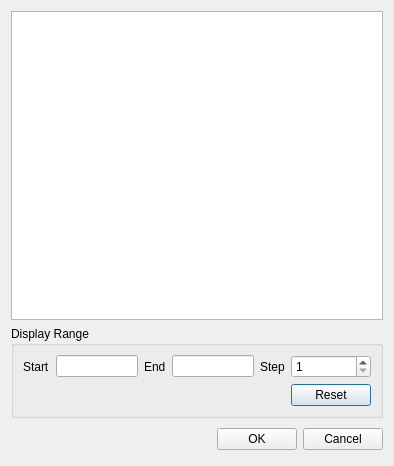
<?xml version="1.0" encoding="UTF-8"?>
<ui version="4.0">
 <class>SpreadsheetConf</class>
 <widget class="QDialog" name="SpreadsheetConf">
  <property name="geometry">
   <rect>
    <x>0</x>
    <y>0</y>
    <width>394</width>
    <height>466</height>
   </rect>
  </property>
  <property name="windowTitle">
   <string>Dialog</string>
  </property>
  <layout class="QGridLayout" name="gridLayout_2">
   <item row="0" column="0">
    <widget class="QTableWidget" name="tableWidget"/>
   </item>
   <item row="1" column="0">
    <widget class="QGroupBox" name="groupBox">
     <property name="title">
      <string>Display Range</string>
     </property>
     <layout class="QGridLayout" name="gridLayout">
      <item row="0" column="1">
       <widget class="QLineEdit" name="lineEditStart"/>
      </item>
      <item row="0" column="2">
       <widget class="QLabel" name="labelStop">
        <property name="text">
         <string>End</string>
        </property>
       </widget>
      </item>
      <item row="0" column="3">
       <widget class="QLineEdit" name="lineEditStop"/>
      </item>
      <item row="0" column="5">
       <widget class="QSpinBox" name="spinBox">
        <property name="suffix">
         <string/>
        </property>
        <property name="minimum">
         <number>1</number>
        </property>
        <property name="maximum">
         <number>10</number>
        </property>
       </widget>
      </item>
      <item row="0" column="4">
       <widget class="QLabel" name="label_3">
        <property name="text">
         <string>Step</string>
        </property>
       </widget>
      </item>
      <item row="0" column="0">
       <widget class="QLabel" name="labelStart">
        <property name="text">
         <string>Start</string>
        </property>
       </widget>
      </item>
      <item row="1" column="5">
       <widget class="QPushButton" name="pushButton">
        <property name="text">
         <string>Reset</string>
        </property>
       </widget>
      </item>
     </layout>
    </widget>
   </item>
   <item row="2" column="0">
    <layout class="QHBoxLayout">
     <property name="spacing">
      <number>6</number>
     </property>
     <property name="leftMargin">
      <number>0</number>
     </property>
     <property name="topMargin">
      <number>0</number>
     </property>
     <property name="rightMargin">
      <number>0</number>
     </property>
     <property name="bottomMargin">
      <number>0</number>
     </property>
     <item>
      <spacer>
       <property name="orientation">
        <enum>Qt::Horizontal</enum>
       </property>
       <property name="sizeHint" stdset="0">
        <size>
         <width>131</width>
         <height>31</height>
        </size>
       </property>
      </spacer>
     </item>
     <item>
      <widget class="QPushButton" name="okButton">
       <property name="text">
        <string>OK</string>
       </property>
      </widget>
     </item>
     <item>
      <widget class="QPushButton" name="cancelButton">
       <property name="text">
        <string>Cancel</string>
       </property>
      </widget>
     </item>
    </layout>
   </item>
  </layout>
 </widget>
 <resources/>
 <connections>
  <connection>
   <sender>okButton</sender>
   <signal>clicked()</signal>
   <receiver>SpreadsheetConf</receiver>
   <slot>accept()</slot>
   <hints>
    <hint type="sourcelabel">
     <x>278</x>
     <y>253</y>
    </hint>
    <hint type="destinationlabel">
     <x>96</x>
     <y>254</y>
    </hint>
   </hints>
  </connection>
  <connection>
   <sender>cancelButton</sender>
   <signal>clicked()</signal>
   <receiver>SpreadsheetConf</receiver>
   <slot>reject()</slot>
   <hints>
    <hint type="sourcelabel">
     <x>369</x>
     <y>253</y>
    </hint>
    <hint type="destinationlabel">
     <x>179</x>
     <y>282</y>
    </hint>
   </hints>
  </connection>
 </connections>
</ui>
